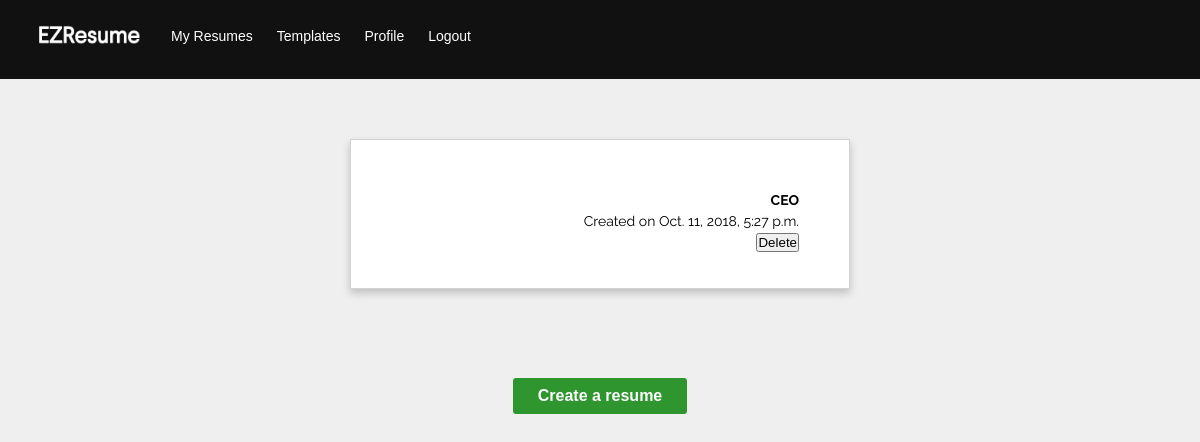
Page /app/ (signed in) on the earlier database version.
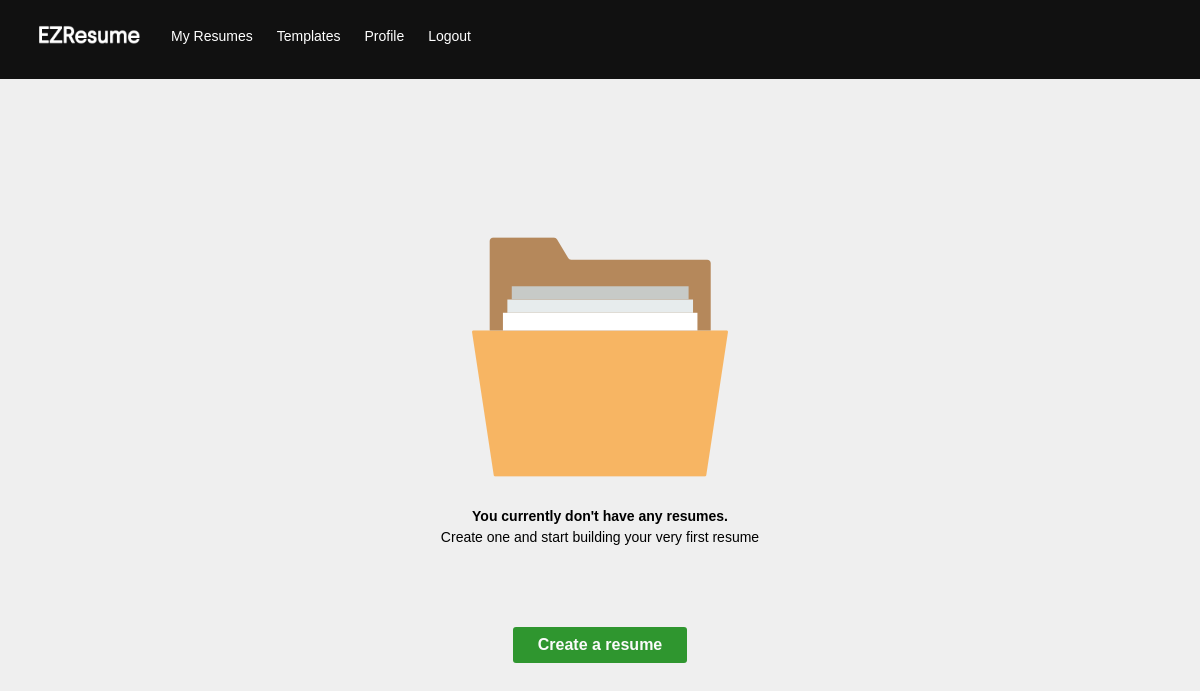
Same page on the later database version.
### resumes/models.py (models this page shows, shortened)
class Resume(models.Model):
    name = models.CharField(max_length=255)
    created_at = models.DateTimeField(auto_now_add=True, editable=False)
    updated_at = models.DateTimeField(auto_now=True)
    user = models.ForeignKey(User, on_delete=models.CASCADE)

### resumes/views.py (the view)
# urls.py: path('', views.my_resumes, name='my-resumes'),
@login_required()
def my_resumes(request):
    resumes = Resume.objects.all()
    return render(request, 'resumes/my_resumes.html', {'resumes': resumes})

### resumes/templates/resumes/my_resumes.html (shortened to what this page needs)
{% extends 'resumes/layout.html' %}
{% load static %}
{% block content %}
    <div class="wrapper">
    {% for resume in resumes %}
       <div class="resume-box">
            <div class="container">
                <p class="resume-name">{{ resume.name }}</p>
                <p>Created on {{ resume.created_at }}</p>
                <form action="{% url 'resumes:delete-resume' pk=resume.id %}">
                    <input type="submit" class="confirm-delete" value="Delete" />
                </form>
            </div>
        </div>
    {% empty %}
        <div class="empty-state-box">
            <img src="{% static 'resumes/images/resume-empty-icon.png' %}" class="centered">
            <p class="empty-state-text"><b>You currently don't have any resumes.</b><br>Create one and
                start building your very first resume</p>
        </div>
    {% endfor %}
        <div class="button-box">
            <a href="{% url 'resumes:create-resume' %}" class="button">Create a resume</a>
        </div>
    </div>
{% endblock %}

### resumes/templates/resumes/layout.html (shortened to what this page needs)
{% load static %}
<!DOCTYPE html>
<html>
<head>
    <link rel="stylesheet" href="{% static 'resumes/css/main.css' %}">
    <link rel="stylesheet" href="{% static 'resumes/css/jquery-ui.css' %}">
    <link rel="stylesheet" href="https://use.fontawesome.com/releases/v5.3.1/css/all.css"
>
</head>
<body>
	<header>
        <div class="header">
            <a href="{% url 'resumes:my-resumes' %}"><img src="{% static 'resumes/images/logo.png' %}" class="logo"></a>
                <div class="header-left">
                    <a href="{% url 'resumes:my-resumes' %}">My Resumes</a>
                    <a href="#">Templates</a>
                    <a href="{% url 'resumes:edit-profile' %}">Profile</a>
                    <a href="{% url 'logout' %}">Logout</a>
                </div>
        </div>
    </header>
    <div class="main-content">
        {% block content %}{% endblock %}
    </div>
</body>
</html>

### resumes/static/resumes/css/main.css (style rules this page uses)
* { margin: 0; padding: 0; box-sizing: border-box; }
html { background-color: #efefef; }
body { font:14px/1.5 'Raleway', sans-serif; margin:0; }
.header { overflow: hidden; background-color: #111111; padding: 10px 20px; }
.header a { font-family: 'Montserrat Medium', sans-serif; float: left; color: white; padding: 12px; text-decoration: none; font-size: 14px; line-height: 28px; border-radius: 4px; }
.header .logo { width: 115px; height: auto; }
.header-left { float: left; }
.main-content { margin-bottom: 75px; text-align: center; }
.button { text-decoration: none; font: bold 14px/1 'Raleway-Medium', sans-serif; color: white; background-color: green; padding: 10px 25px; border-radius: 3px; opacity: 0.8; font-size: 16px; display: inline-block; margin: 4px; outline: none; transition: 0.2s ease; }
.button-box { display: block; padding-top: 75px; }
.empty-state-box { padding-top: 100px; }
.empty-state-text { padding-top: 15px; font: normal 14px/1.5 'Raleway-Regular', sans-serif; }
.wrapper { text-align: center; padding-top: 50px; }

Differences in the rows shown:
removed Resume: name "CEO", created_at "Oct. 11, 2018, 5:27 p.m."
Other differences:
text now shown: "You currently don't have any resumes. Create one and start building your very first resume"
